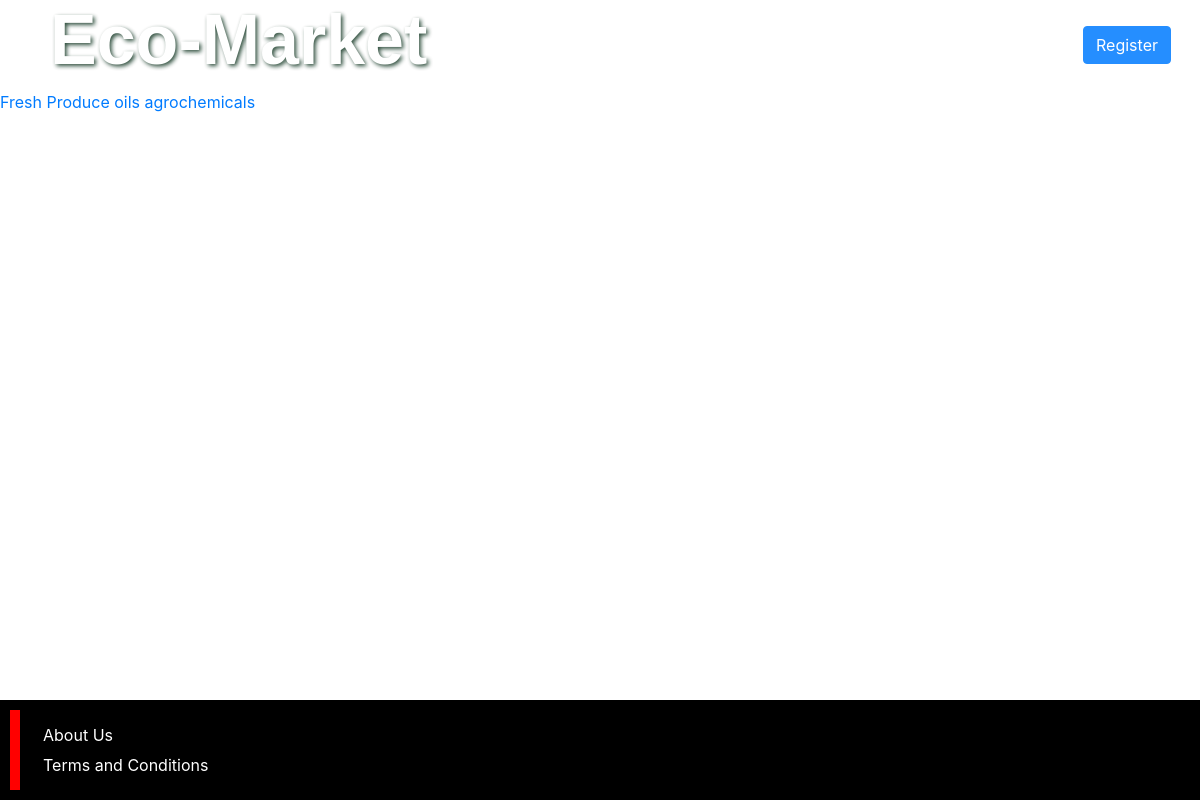
The app's page /, older data.
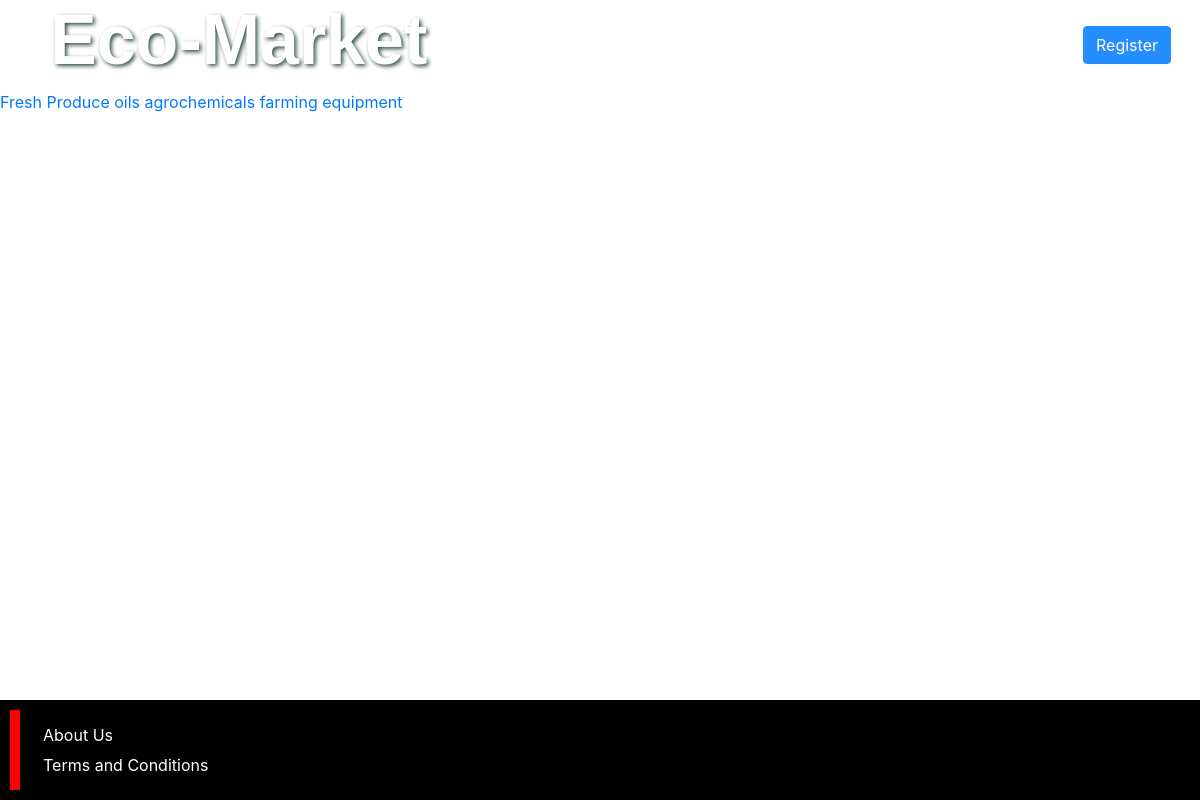
The same page, newer data.
### products/models.py (models this page shows, shortened)
class Category(MPTTModel):
    name = models.CharField(verbose_name=("Category Name"),
                             help_text=("Unique"),
                             max_length=255,
                             unique=True)
    slug = models.SlugField(verbose_name=("Category safe URL"),
                            max_length=255, unique=True,)
    parent = TreeForeignKey("self", on_delete=models.CASCADE,
                      null=True, blank=True, related_name="children")
    is_active = models.BooleanField(default=True)
    description = models.TextField(verbose_name=("description"), help_text=("not required"), blank = True)
    image = models.ImageField(
        verbose_name=("category image"),
        help_text=("upload the category image"),
        upload_to="images/category",
        default="images/category/default.png"
    )
    class MPTTMeta:
        order_insertion_by = ["name"]
    class Meta:
        verbose_name =("Category")
        verbose_name_plural = ("Categories")

### products/views.py (the view)
# urls.py: path("", views.homepage, name="homepage"),
def homepage(request):
    categories = Category.objects.all()
    return render(request, 'homepage.html', {'categories': categories})

### templates/homepage.html (shortened to what this page needs)
<!DOCTYPE html>
  <head>
    {%load static%}
    <link
              rel="stylesheet"
              href="https://cdn.jsdelivr.net/npm/bootstrap@4.0.0/dist/css/bootstrap.min.css"
            />
    <link rel="stylesheet" href="{% static 'base.css'%}" />
 </head>
<body>
  <nav class="navbar">
    <div class="text-wrapper"><a href={%url 'homepage'%}>Eco-Market</div>
    <div class= 'btn'>
      {% if user.is_authenticated %}
      <a href="{%url 'logout' %}" class="btn btn-primary">Logout</a>
      {% else %}
    <a href="/register" class="btn btn-primary">Register</a>
  {%endif%}</div>
</nav>
  {% for category in categories %}
      <a href="{% url 'showproducts' category.slug %}">{{ category.name }}</a>
  {% endfor %}
<footer>
  <div class="footer-content">
    <div class="vertical-bar"></div>
    <div class="footer-links">
      <a href="#" class="transparent-link">About Us</a>
      <a href="#" class="transparent-link">Terms and Conditions</a>
    </div>
  </div>
</footer>
</body>

### static/css/base.css (style rules this page uses)
.navbar { background-image: url('http://content.kens5.com/photo/2017/10/22/vegetables_1508727313637_11456014_ver1.0.jpg'); background-repeat: no-repeat; background-size: cover; color: white; font-weight: bold; background-position: center; display: flex; height: 90px; width: auto; opacity: 0.85; }
body, html { margin: 0; padding: 0; height: 100%; background: rgb(255, 255, 255); background-image: rgb(226, 204, 207); }
body { margin-top: 0px; background-repeat: no-repeat; background-size: cover; }
footer { background-color: black; padding: 10px; position: fixed; bottom: 0; left: 0; width: 100%; }
.footer-content { display: flex; align-items: center; }
.vertical-bar { width: 10px; height: 80px; background-color: red; margin-right: 20px; }
.footer-links { display: flex; flex-direction: column; }
.transparent-link { color: white; text-decoration: none; padding: 3px; transition: background-color 0.3s; }
.text-wrapper { position: absolute; top: 0; left: 50px; text-shadow: 2px 2px 4px #0c311d; font-family: "Inter-Bold", Helvetica; font-weight: 700; color: #ffffff; font-size: 70px; letter-spacing: 0; line-height: normal; }
.btn { display: flex; justify-content: center; align-items: center; text-align: center; }
.text-wrapper a { color: inherit; text-decoration:none; }

Row changes from the older to the newer data that the page shows:
added Category: name "farming equipment"
